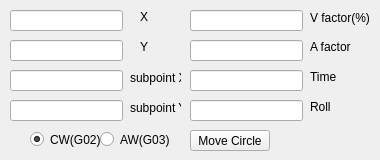
       <widget class="QWidget" name="tab_6">
        <attribute name="title">
         <string>MovC_Type2</string>
        </attribute>
        <widget class="QLabel" name="lb_2">
         <property name="geometry">
          <rect>
           <x>130</x>
           <y>70</y>
           <width>51</width>
           <height>16</height>
          </rect>
         </property>
         <property name="text">
          <string>subpoint X</string>
         </property>
        </widget>
        <widget class="QLineEdit" name="tb_y_cor_c2">
         <property name="geometry">
          <rect>
           <x>10</x>
           <y>40</y>
           <width>113</width>
           <height>21</height>
          </rect>
         </property>
        </widget>
        <widget class="QLineEdit" name="tb_v_factor_c2">
         <property name="geometry">
          <rect>
           <x>190</x>
           <y>10</y>
           <width>113</width>
           <height>21</height>
          </rect>
         </property>
        </widget>
        <widget class="QLineEdit" name="tb_x_cor_c2">
         <property name="geometry">
          <rect>
           <x>10</x>
           <y>10</y>
           <width>113</width>
           <height>21</height>
          </rect>
         </property>
        </widget>
        <widget class="QLabel" name="label_29">
         <property name="geometry">
          <rect>
           <x>140</x>
           <y>40</y>
           <width>47</width>
           <height>13</height>
          </rect>
         </property>
         <property name="text">
          <string>Y</string>
         </property>
        </widget>
        <widget class="QRadioButton" name="rb_aw_c2">
         <property name="geometry">
          <rect>
           <x>100</x>
           <y>130</y>
           <width>71</width>
           <height>19</height>
          </rect>
         </property>
         <property name="text">
          <string>AW(G03)</string>
         </property>
        </widget>
        <widget class="QLabel" name="label_23">
         <property name="geometry">
          <rect>
           <x>140</x>
           <y>10</y>
           <width>47</width>
           <height>13</height>
          </rect>
         </property>
         <property name="text">
          <string>X</string>
         </property>
        </widget>
        <widget class="QLabel" name="label_30">
         <property name="geometry">
          <rect>
           <x>310</x>
           <y>70</y>
           <width>47</width>
           <height>13</height>
          </rect>
         </property>
         <property name="text">
          <string>Time</string>
         </property>
        </widget>
        <widget class="QLineEdit" name="tb_subpoint_x">
         <property name="geometry">
          <rect>
           <x>10</x>
           <y>70</y>
           <width>113</width>
           <height>21</height>
          </rect>
         </property>
        </widget>
        <widget class="QLineEdit" name="tb_time_c2">
         <property name="geometry">
          <rect>
           <x>190</x>
           <y>70</y>
           <width>113</width>
           <height>21</height>
          </rect>
         </property>
        </widget>
        <widget class="QLabel" name="label_31">
         <property name="geometry">
          <rect>
           <x>130</x>
           <y>100</y>
           <width>51</width>
           <height>16</height>
          </rect>
         </property>
         <property name="text">
          <string>subpoint Y</string>
         </property>
        </widget>
        <widget class="QLabel" name="label_32">
         <property name="geometry">
          <rect>
           <x>310</x>
           <y>40</y>
           <width>47</width>
           <height>13</height>
          </rect>
         </property>
         <property name="text">
          <string>A factor</string>
         </property>
        </widget>
        <widget class="QPushButton" name="bt_movC2">
         <property name="geometry">
          <rect>
           <x>190</x>
           <y>130</y>
           <width>80</width>
           <height>21</height>
          </rect>
         </property>
         <property name="text">
          <string>Move Circle</string>
         </property>
        </widget>
        <widget class="QLineEdit" name="tb_a_factor_c2">
         <property name="geometry">
          <rect>
           <x>190</x>
           <y>40</y>
           <width>113</width>
           <height>21</height>
          </rect>
         </property>
        </widget>
        <widget class="QLabel" name="label_33">
         <property name="geometry">
          <rect>
           <x>310</x>
           <y>10</y>
           <width>61</width>
           <height>16</height>
          </rect>
         </property>
         <property name="text">
          <string>V factor(%)</string>
         </property>
        </widget>
        <widget class="QRadioButton" name="rb_cw_c2">
         <property name="geometry">
          <rect>
           <x>30</x>
           <y>130</y>
           <width>71</width>
           <height>19</height>
          </rect>
         </property>
         <property name="text">
          <string>CW(G02)</string>
         </property>
         <property name="checked">
          <bool>true</bool>
         </property>
        </widget>
        <widget class="QLineEdit" name="tb_subpoint_y">
         <property name="geometry">
          <rect>
           <x>10</x>
           <y>100</y>
           <width>113</width>
           <height>21</height>
          </rect>
         </property>
        </widget>
        <widget class="QLineEdit" name="tb_roll_ang_c2">
         <property name="geometry">
          <rect>
           <x>190</x>
           <y>100</y>
           <width>113</width>
           <height>21</height>
          </rect>
         </property>
        </widget>
        <widget class="QLabel" name="label_34">
         <property name="geometry">
          <rect>
           <x>310</x>
           <y>100</y>
           <width>47</width>
           <height>13</height>
          </rect>
         </property>
         <property name="text">
          <string>Roll</string>
         </property>
        </widget>
       </widget>
